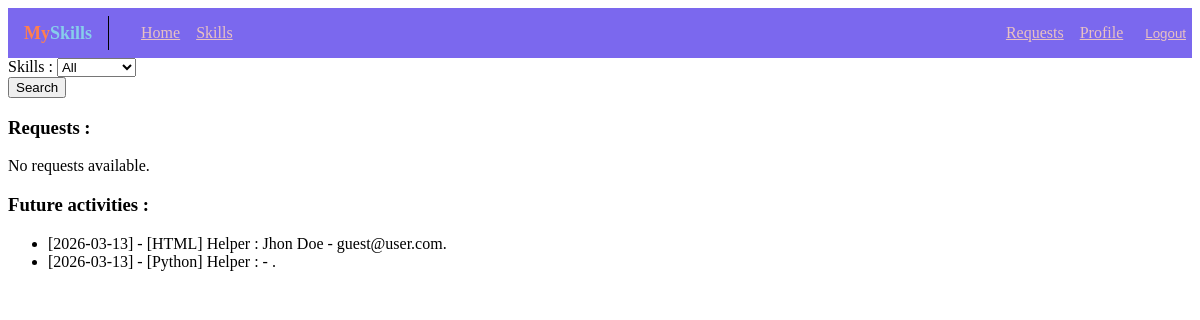
The page /skills/ (signed in) on the database its author committed.
### skills/models.py (models this page shows, shortened)
class Activity(models.Model):
    activity_date = models.DateField()
    request = models.ForeignKey(Request, related_name="request", on_delete=models.CASCADE)
    helper = models.ForeignKey(Profile, related_name="helper", on_delete=models.CASCADE)
    class Meta:
        verbose_name = "activity"
        verbose_name_plural = "activities"
    def get_activity(self):
        return (f"[{self.activity_date}] - [{self.request.needed_skill}]" +
                f"\n\tHelper : {self.helper.get_user()}.")
    @staticmethod
    def display_activities(request):
        if request is None or request == "None":
            return Activity.objects.filter(activity_date__gte=timezone.now())
        return (Activity.objects.filter(activity_date__gte=timezone.now())
                .filter(request__needed_skill__skill_name=request))

class Request(models.Model):
    author = models.ForeignKey(Profile, on_delete=models.CASCADE)
    schedule = DaysField()
    needed_skill = models.ForeignKey(Skill, on_delete=models.CASCADE)
    is_hidden = models.BooleanField(default=False)

class Skill(models.Model):
    skill_name = models.CharField(max_length=100)
    category = models.ForeignKey(Category, on_delete=models.CASCADE, blank=True, null=True, default=None)
    def __str__(self):
        return self.skill_name

class Profile(models.Model):
    user = models.OneToOneField(User, on_delete=models.CASCADE)
    skills = models.ManyToManyField(Skill, related_name="skills")
    missing_skills = models.ManyToManyField(Skill, related_name="missing_skills")
    def get_user(self):
        return self.user.first_name + " " + self.user.last_name + " - " + self.user.email

### skills/views.py (the view)
# urls.py: 2. Add a URL to urlpatterns:  path('', views.home, name='home')
def home(request):
    categories = SearchForm
    search_query = request.GET.get("skills", None)
    if request.user.is_authenticated:
        requests = (Request.objects.filter(
            needed_skill__skill_name=Skill.objects.get(pk=request.user.pk).skill_name)
                    .exclude(is_hidden=True)
                    .filter(needed_skill__skill_name=search_query))
    else:
        requests = None
    if request.method == "POST":
        form = ActivityForm(request.POST)
        if form.is_valid():
            a_id = form.cleaned_data["request_id"]
            req = get_object_or_404(Request, id=a_id)
            Activity.objects.create(
                activity_date=timezone.now(),
                request=req,
                helper=Profile.objects.get(pk=request.user.pk)
            )
            req.is_hidden = True
            req.save()
            return HttpResponseRedirect(reverse("skills:home"))
    else:
        form = ActivityForm
    return render(request, "skills/home.html", {
        "activities": Activity.display_activities(search_query),
        "skills": Skill.objects.all(),
        "requests": requests,
        "form": form,
        "categories": categories
    })

### skills/templates/skills/home.html (shortened to what this page needs)
{% extends "base.html" %}
{% block content %}
    <form method="get">
        {{categories}}
        <input type="submit" value="Search">
    </form>
<h3>Requests :</h3>
{% if requests %}
    <ul>
        {% for r in requests %}
        {% if r.author.user is not user %}
            <li style="display: flex;">
                {% if user.is_authenticated %}
                    <a>{{r.author.get_user}}</a>
                {% else %}
                    <a>{{r}}</a>
                {% endif %}
                <form method="post" style="margin-left: 8px;">
                    {% csrf_token %}
                    <input type="hidden" name="request_id" value="{{r.id}}">
                    {% if user.is_authenticated %}
                        <button type="submit">Add</button>
                    {% endif %}
                </form>
            </li>
        {% endif %}
        {% endfor %}
    </ul>
{% else %}
    <p>No requests available.</p>
{% endif %}
<h3>Future activities :</h3>
{% if activities %}
    <ul>
        {% for a in activities %}
            {% if user.is_authenticated %}
                <li><a>
                    {{a.get_activity}}
                </a></li>
            {% else %}
                <li><a>
                    {{a}}
                </a></li>
            {% endif %}
        {% endfor %}
    </ul>
{% else %}
    <p>No profiles available.</p>
{% endif %}
{% endblock %}

### rows shown on the page
Activity: get_activity "[2026-03-13] - [HTML] Helper : Jhon Doe - guest@user.com."
Activity: get_activity "[2026-03-13] - [Python] Helper : - ."
